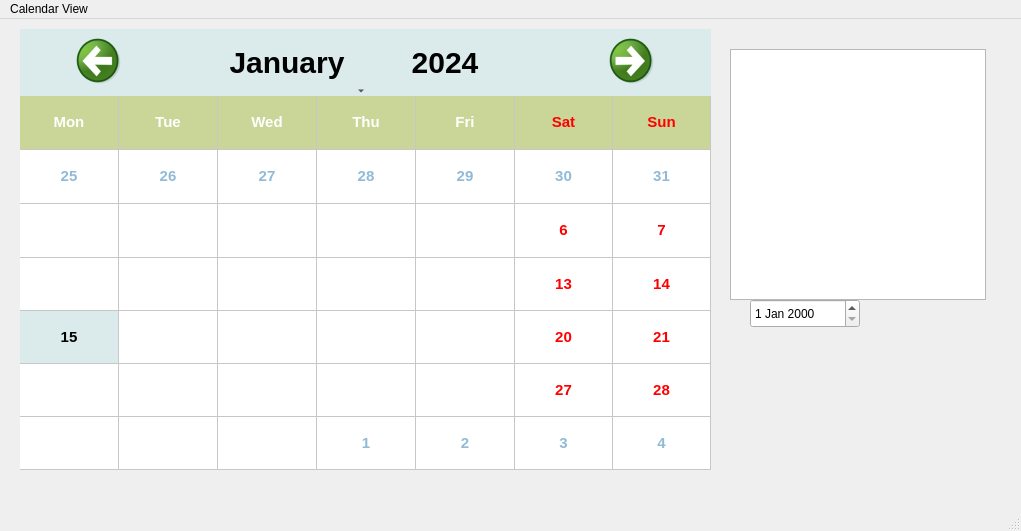
<?xml version="1.0" encoding="UTF-8"?>
<ui version="4.0">
 <class>MainWindow</class>
 <widget class="QMainWindow" name="MainWindow">
  <property name="geometry">
   <rect>
    <x>0</x>
    <y>0</y>
    <width>1021</width>
    <height>531</height>
   </rect>
  </property>
  <property name="windowTitle">
   <string>MainWindow</string>
  </property>
  <widget class="QWidget" name="centralwidget">
   <widget class="QCalendarWidget" name="calendarWidget">
    <property name="enabled">
     <bool>true</bool>
    </property>
    <property name="geometry">
     <rect>
      <x>20</x>
      <y>10</y>
      <width>691</width>
      <height>441</height>
     </rect>
    </property>
    <property name="mouseTracking">
     <bool>false</bool>
    </property>
    <property name="acceptDrops">
     <bool>false</bool>
    </property>
    <property name="autoFillBackground">
     <bool>true</bool>
    </property>
    <property name="styleSheet">
     <string notr="true">
QCalendarWidget QToolButton {
	height: 60px;
	width: 150px;
	color:black;
	font-size:30px;
	icon-size: 50px 50px;
	background-color: #dbebeb;
}

QCalendarWidget QWidget#qt_calendar_navigationbar {
	background-color: #dbebeb;
}


/* Menu Bar */

QCalendarWidget  QMenu {
	width: 150px;
	left:20px;
	color:black;
	font-size: 20px;
	background-color: white;
}

QCalendarWidget QSpinBox {
	width: 150px;
	height: 60px;
	font-size: 25px;
	color: black;
	background-color: white;
}

QCalendarWidget QSpinBox::up-button {
	subcontrol-origin: border;
	subcontrol-position: left;
	width: 40px;
	height: 60px;
}

QCalendarWidget QSpinBox::down-button {
	subcontrol-origin: border;
	subcontrol-position: right;
	width: 40px;
	height: 60px;
}

QCalendarWidget QWidget {
	alternate-background-color: #cad598;
	color: black;
}

QCalendarWidget QAbstractItemView:enabled {
    font-size: 15px;
    color: white;
    font-weight: bold;

	selection-background-color: #dbebeb;
	selection-color: black;
}

QCalendarWidget QAbstractItemView:disabled {
	color: #91bad6;
}

QCalendarWidget QAbstractItemView:enabled:selected {
    background-color: #dbebeb;
}


</string>
    </property>
    <property name="gridVisible">
     <bool>true</bool>
    </property>
    <property name="verticalHeaderFormat">
     <enum>QCalendarWidget::VerticalHeaderFormat::NoVerticalHeader</enum>
    </property>
    <property name="navigationBarVisible">
     <bool>true</bool>
    </property>
    <property name="dateEditEnabled">
     <bool>true</bool>
    </property>
   </widget>
   <widget class="QDateEdit" name="dateEdit">
    <property name="geometry">
     <rect>
      <x>750</x>
      <y>280</y>
      <width>110</width>
      <height>29</height>
     </rect>
    </property>
   </widget>
   <widget class="QListWidget" name="listWidget">
    <property name="geometry">
     <rect>
      <x>730</x>
      <y>30</y>
      <width>256</width>
      <height>251</height>
     </rect>
    </property>
   </widget>
  </widget>
  <widget class="QMenuBar" name="menubar">
   <property name="geometry">
    <rect>
     <x>0</x>
     <y>0</y>
     <width>1021</width>
     <height>25</height>
    </rect>
   </property>
   <widget class="QMenu" name="menuCalendar_View">
    <property name="title">
     <string>Calendar View</string>
    </property>
   </widget>
   <addaction name="menuCalendar_View"/>
  </widget>
  <widget class="QStatusBar" name="statusbar"/>
 </widget>
 <resources/>
 <connections/>
</ui>
